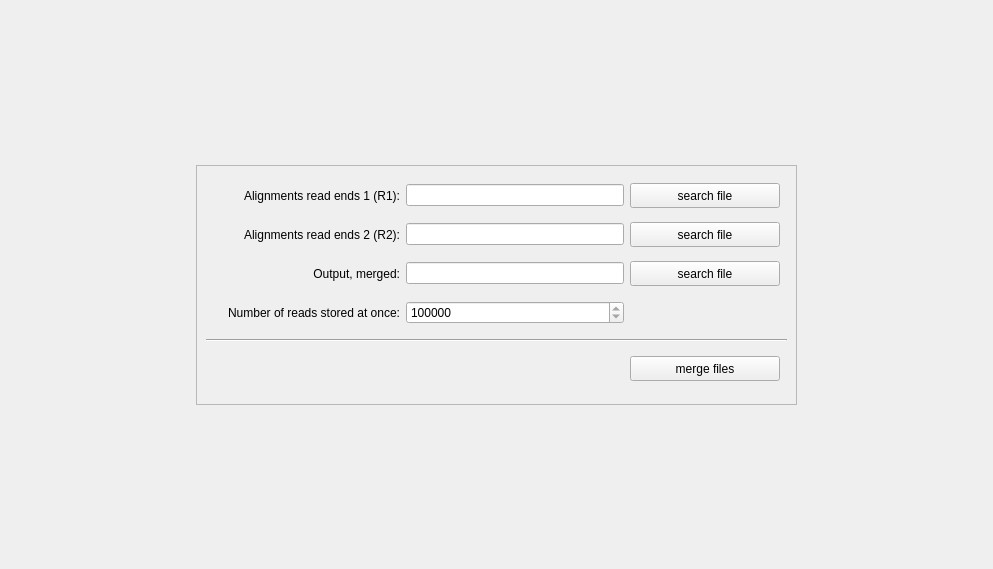
     <widget class="QWidget" name="mergeReadsTab">
      <attribute name="title">
       <string>merge reads</string>
      </attribute>
      <layout class="QGridLayout" name="gridLayout_4">
       <item row="0" column="1">
        <spacer name="verticalSpacer_2">
         <property name="orientation">
          <enum>Qt::Vertical</enum>
         </property>
         <property name="sizeHint" stdset="0">
          <size>
           <width>20</width>
           <height>154</height>
          </size>
         </property>
        </spacer>
       </item>
       <item row="1" column="0">
        <spacer name="horizontalSpacer_9">
         <property name="orientation">
          <enum>Qt::Horizontal</enum>
         </property>
         <property name="sizeHint" stdset="0">
          <size>
           <width>185</width>
           <height>20</height>
          </size>
         </property>
        </spacer>
       </item>
       <item row="1" column="1">
        <widget class="QFrame" name="frame">
         <property name="minimumSize">
          <size>
           <width>600</width>
           <height>240</height>
          </size>
         </property>
         <property name="maximumSize">
          <size>
           <width>16777215</width>
           <height>240</height>
          </size>
         </property>
         <property name="frameShape">
          <enum>QFrame::StyledPanel</enum>
         </property>
         <property name="frameShadow">
          <enum>QFrame::Raised</enum>
         </property>
         <layout class="QGridLayout" name="gridLayout_3">
          <item row="0" column="0">
           <widget class="QLabel" name="MERGEr1_label">
            <property name="text">
             <string>Alignments read ends 1 (R1):</string>
            </property>
            <property name="alignment">
             <set>Qt::AlignRight|Qt::AlignTrailing|Qt::AlignVCenter</set>
            </property>
           </widget>
          </item>
          <item row="0" column="1">
           <widget class="QLineEdit" name="MERGEr1_lineEdit"/>
          </item>
          <item row="0" column="2">
           <widget class="QPushButton" name="MERGEr1_find">
            <property name="minimumSize">
             <size>
              <width>150</width>
              <height>25</height>
             </size>
            </property>
            <property name="maximumSize">
             <size>
              <width>150</width>
              <height>25</height>
             </size>
            </property>
            <property name="text">
             <string>search file</string>
            </property>
           </widget>
          </item>
          <item row="1" column="0">
           <widget class="QLabel" name="MERGEr2_label">
            <property name="text">
             <string>Alignments read ends 2 (R2):</string>
            </property>
            <property name="alignment">
             <set>Qt::AlignRight|Qt::AlignTrailing|Qt::AlignVCenter</set>
            </property>
           </widget>
          </item>
          <item row="1" column="1">
           <widget class="QLineEdit" name="MERGEr2_lineEdit"/>
          </item>
          <item row="1" column="2">
           <widget class="QPushButton" name="MERGEr2_find">
            <property name="minimumSize">
             <size>
              <width>150</width>
              <height>25</height>
             </size>
            </property>
            <property name="maximumSize">
             <size>
              <width>150</width>
              <height>25</height>
             </size>
            </property>
            <property name="text">
             <string>search file</string>
            </property>
           </widget>
          </item>
          <item row="2" column="0">
           <widget class="QLabel" name="MERGEout_label">
            <property name="text">
             <string>Output, merged:</string>
            </property>
            <property name="alignment">
             <set>Qt::AlignRight|Qt::AlignTrailing|Qt::AlignVCenter</set>
            </property>
           </widget>
          </item>
          <item row="2" column="1">
           <widget class="QLineEdit" name="MERGEout_lineEdit"/>
          </item>
          <item row="2" column="2">
           <widget class="QPushButton" name="MERGEout_find">
            <property name="minimumSize">
             <size>
              <width>150</width>
              <height>25</height>
             </size>
            </property>
            <property name="maximumSize">
             <size>
              <width>150</width>
              <height>25</height>
             </size>
            </property>
            <property name="text">
             <string>search file</string>
            </property>
           </widget>
          </item>
          <item row="3" column="0">
           <widget class="QLabel" name="MERGEnumReads_label">
            <property name="text">
             <string>Number of reads stored at once:</string>
            </property>
            <property name="alignment">
             <set>Qt::AlignRight|Qt::AlignTrailing|Qt::AlignVCenter</set>
            </property>
           </widget>
          </item>
          <item row="3" column="1">
           <widget class="QSpinBox" name="MERGEnumReads_spinBox">
            <property name="sizePolicy">
             <sizepolicy hsizetype="Expanding" vsizetype="Fixed">
              <horstretch>0</horstretch>
              <verstretch>0</verstretch>
             </sizepolicy>
            </property>
            <property name="minimum">
             <number>1000000</number>
            </property>
            <property name="maximum">
             <number>1000000000</number>
            </property>
            <property name="singleStep">
             <number>500000</number>
            </property>
            <property name="value">
             <number>1000000000</number>
            </property>
           </widget>
          </item>
          <item row="3" column="2">
           <spacer name="horizontalSpacer_2">
            <property name="orientation">
             <enum>Qt::Horizontal</enum>
            </property>
            <property name="sizeHint" stdset="0">
             <size>
              <width>157</width>
              <height>25</height>
             </size>
            </property>
           </spacer>
          </item>
          <item row="4" column="0" colspan="3">
           <widget class="Line" name="line">
            <property name="orientation">
             <enum>Qt::Horizontal</enum>
            </property>
           </widget>
          </item>
          <item row="5" column="0">
           <spacer name="horizontalSpacer_11">
            <property name="orientation">
             <enum>Qt::Horizontal</enum>
            </property>
            <property name="sizeHint" stdset="0">
             <size>
              <width>194</width>
              <height>20</height>
             </size>
            </property>
           </spacer>
          </item>
          <item row="5" column="1">
           <spacer name="horizontalSpacer_12">
            <property name="orientation">
             <enum>Qt::Horizontal</enum>
            </property>
            <property name="sizeHint" stdset="0">
             <size>
              <width>218</width>
              <height>20</height>
             </size>
            </property>
           </spacer>
          </item>
          <item row="5" column="2">
           <widget class="QPushButton" name="RUNmergeFiles">
            <property name="minimumSize">
             <size>
              <width>150</width>
              <height>25</height>
             </size>
            </property>
            <property name="maximumSize">
             <size>
              <width>150</width>
              <height>25</height>
             </size>
            </property>
            <property name="text">
             <string>merge files</string>
            </property>
           </widget>
          </item>
         </layout>
        </widget>
       </item>
       <item row="1" column="2">
        <spacer name="horizontalSpacer_10">
         <property name="orientation">
          <enum>Qt::Horizontal</enum>
         </property>
         <property name="sizeHint" stdset="0">
          <size>
           <width>185</width>
           <height>20</height>
          </size>
         </property>
        </spacer>
       </item>
       <item row="2" column="1">
        <spacer name="verticalSpacer">
         <property name="orientation">
          <enum>Qt::Vertical</enum>
         </property>
         <property name="sizeHint" stdset="0">
          <size>
           <width>20</width>
           <height>153</height>
          </size>
         </property>
        </spacer>
       </item>
      </layout>
     </widget>
